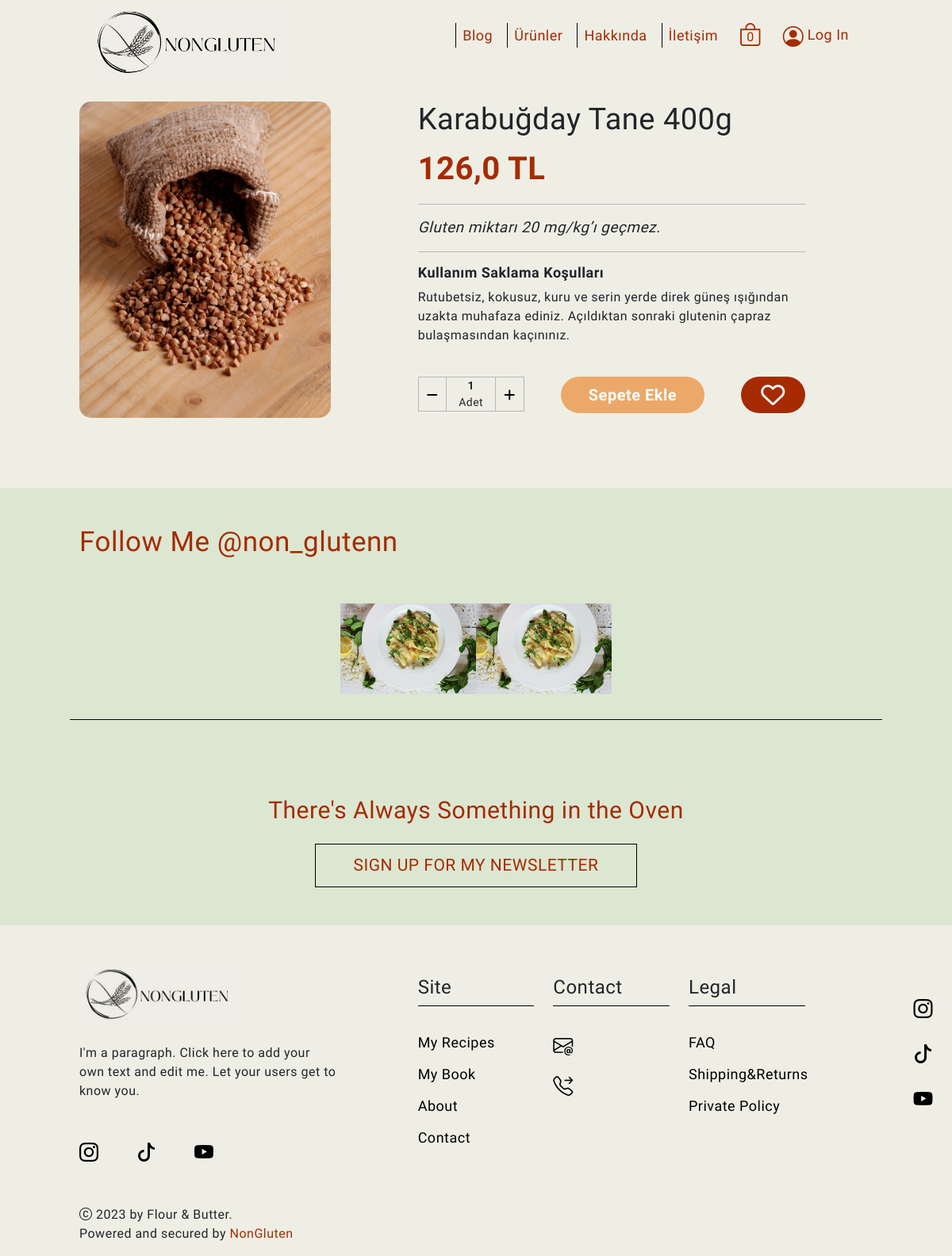
Screenshot of /urun/karabugday-tane-400g with the database file from the repository.
### nonapp/models.py (models this page shows, shortened)
class Urunler(models.Model):
    isim=models.CharField(max_length=50,verbose_name='Ürün İsmi')
    fiyat=models.FloatField(verbose_name='Ürün Fiyatı')
    resim=models.FileField(upload_to='urunler/',verbose_name='Ürün Resmi',null=True,blank=True)
    kategori=models.ForeignKey(Kategori,on_delete=models.CASCADE,null=True)
    slug=models.SlugField(null=False,blank=True,unique=True,editable=True)

class Instagram(models.Model):
    resim=models.FileField(upload_to='instagram/',verbose_name='Instagram Gönderi',null=True,blank=True)

### nonapp/views.py (the view)
# urls.py: path('urun/<slug:slug>',urunDetay,name='urunDetay'),
def urunDetay(request,slug):
    urun=Urunler.objects.get(slug=slug)
    instagram=Instagram.objects.all()
    context={
        'urunDetay':urun,
        'instagram':instagram,
    }
    return render(request,'urunDetay.html',context)

### templates/urunDetay.html
{% extends "index.html" %}
{% load static %}
{% block content %}
<main class="container urunDetay">
    <div class="row urunDetay-row">
        <section class="col-lg-4 urunDetay-left">
            <div class="urunDetay-image">
                <img src="{{urunDetay.resim.url}}" alt="">
            </div>
        </section>
        <section class="col-lg-6 offset-1 urunDetay-right">
            <div class="urunDetay-content">
                <div class="urunDetay-content-title">
                    <h3>{{urunDetay.isim|title}}</h3>
                </div>
                <div class="urunDetay-content-fiyat">
                    <h3>{{urunDetay.fiyat}} TL</h3>
                </div>
                <div class="urunDetay-content-shortAciklama">
                    <p>Gluten miktarı 20 mg/kg’ı geçmez.</p>
                </div>
                <div class="urunDetay-content-urunBilgisi">
                    <h6>Kullanım Saklama Koşulları</h6>
                    <p>Rutubetsiz, kokusuz, kuru ve serin yerde direk güneş ışığından
                    uzakta muhafaza ediniz. Açıldıktan sonraki glutenin çapraz bulaşmasından kaçınınız.</p>
                </div>
                <div class="urunDetay-content-buttons">
                    <div class="contentButton-artiEksi">
                        <ul class="artiEksi-list">
                            <li class="artiEksi-content-list1">
                                <button class="artiEksi-listIcon">
                                    <i class="artiEksi-urunAzalt fa-solid fa-minus"></i>
                                </button>
                            </li>
                            <li class="artiEksi-content-listFlex text-center">
                                <span class="artiEksi-number">1</span>
                                <span class="artiEksi-adet">Adet</span>
                            </li>
                            <li class="artiEksi-content-list2">
                                <button class="artiEksi-listIcon">
                                    <i class="artiEksi-urunArttir fa-solid fa-plus"></i>
                                </button>
                            </li>
                        </ul>
                    </div>
                    <div class="contentButton-ekle">
                        <button>Sepete Ekle</button>
                    </div>
                    <div class="contentButton-favori">
                        <button>
                            <i class="fa-regular fa-heart"></i>
                        </button>
                    </div>
                </div>
            </div>
        </section>
    </div>
</main>
{% include "includes/_instaGonderi.html" %}
{% endblock content %}

### templates/includes/_instaGonderi.html (shortened to what this page needs)
{% load static %}
<div class="section5-background">
    <div class="container">
        <div class="row section5-row">
            <div class="col-12">
                <div class="section5-alt-text">
                    <h3>Follow Me @non_glutenn</h3>
                </div>
                <div class="row section5-alt-text-border">
                    {% for i in instagram %}
                    <div class="col-md-4 col-lg-2 section5-alt-text-pad">
                        <div class="section5-alt-text-image">
                            <img src="{{i.resim.url}}" alt="">
                        </div>
                    </div>
                    {% endfor %}
                </div>
            </div>
        </div>
    </div>
</div>

### static/css/style.css (style rules this page uses)
* { margin: 0; padding: 0; box-sizing: border-box; font-family: 'Inconsolata', monospace; letter-spacing: .5px; }
html { scroll-behavior: smooth; }
body { background-color: #EFEEE5; }
.container { width: 100%; padding-left: 100px; padding-right: 100px; max-width: none; }
:root { --text-color: rgb(166, 43, 0); --background-logo: #EFEEE5; --background1: rgb(220, 231, 210); --background2: rgb(181, 199, 165); --navbar-menu: rgb(74, 1, 5); }
.section5-background { background-color: var(--background1); margin-top: 5rem; }
.section5-row { padding: 3rem 0; }
.section5-alt-text h3 { color: var(--text-color); font-size: 35px; font-weight: 300; margin-bottom: 2.5rem; }
.section5-alt-text-image { position: relative; overflow: hidden; max-width: 992px; }
.section5-alt-text-image img { object-fit: cover; width: 100%; max-width: 992px; }
.section5-alt-text-border { border-bottom: 1.5px solid black; padding: 1rem 0 2rem 0; justify-content: center; }
.section5-alt-text-pad { padding-right: 0; padding-left: 0; }
.urunDetay { margin-top: 8rem; }
.urunDetay-image img { width: 100%; border-radius: 15px; }
.urunDetay-right { align-self: center; }
.urunDetay-content-title h3 { font-size: 38px; font-weight: 500; margin-bottom: 15px; }
.urunDetay-content-fiyat h3 { font-size: 40px; font-weight: 700; color: var(--text-color); margin-bottom: 20px; }
.urunDetay-content-shortAciklama { font-size: 19px; font-style: italic; border: 1.2px solid #B7B7B7; border-right: none; border-left: none; margin-bottom: 15px; }
.urunDetay-content-shortAciklama p { margin-top: 15px; }
.urunDetay-content-urunBilgisi { font-weight: 500; }
.urunDetay-content-urunBilgisi h6 { font-weight: 700; font-size: 18px; }
.urunDetay-content-buttons { display: flex; justify-content: space-between; margin-top: 40px; }
.artiEksi-list { list-style: none; display: flex; justify-content: center; align-items: center; border: 1.2px solid #B7B7B7; padding-left: 0; }
.artiEksi-content-list1 { height: 100%; padding: 0 10px; }
.artiEksi-content-list2 { height: 100%; padding: 0 10px; }
.artiEksi-listIcon { border: none; background: none; height: 100%; }
.artiEksi-urunArttir { height: 100%; padding-top: 8px; }
.artiEksi-urunAzalt { height: 100%; padding-top: 8px; }
.artiEksi-content-listFlex { display: flex; flex-direction: column; font-size: 14px; border-right: 1.2px solid #B7B7B7; border-left: 1.2px solid #B7B7B7; padding: 0 15px; }
.artiEksi-number { font-weight: 900; }
.contentButton-ekle button { background-color: #ECA869; color: #fff; border: none; padding: 8px 35px; font-size: 20px; font-weight: 600; border-radius: 30px; }
.contentButton-favori button { color: #fff; background-color: var(--text-color); border: none; border-radius: 30px; }
.contentButton-favori button i { vertical-align: top; padding: 8px 25px; font-size: 30px; }

### rows the page displays
Urunler: resim (picture), isim "Karabuğday Tane 400g", fiyat "126,0"
Instagram: resim (picture)
Instagram: resim (picture)
